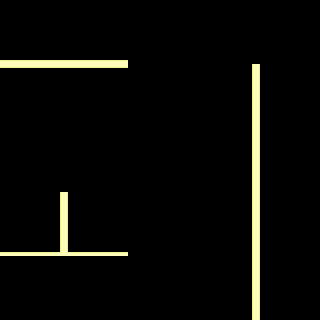

Below is a game level as drawn by its tile map, then a one-line description and the .tmx file that defines it, in full:
An orthogonal 5x5 tile map with 64x64 px tiles, 1 tile layer (Tile Layer 1).

<map version="1.5" tiledversion="1.7.2" orientation="orthogonal" renderorder="right-down" width="5" height="5" tilewidth="64" tileheight="64" infinite="0" nextlayerid="2" nextobjectid="1">
 <editorsettings>
  <export target="Scripts/test_map_two.json" format="json" />
 </editorsettings>
 <tileset firstgid="1" name="wall_sprites" tilewidth="64" tileheight="64" tilecount="9" columns="1">
  <image source="Scripts/wall_sprites.png" trans="ff00ff" width="64" height="576" />
 </tileset>
 <layer id="1" name="Tile Layer 1" width="5" height="5">
  <data encoding="csv">
5,5,0,0,0,
2,2,0,3,4,
0,0,0,3,4,
7,8,0,3,4,
0,0,0,3,4
</data>
 </layer>
</map>
